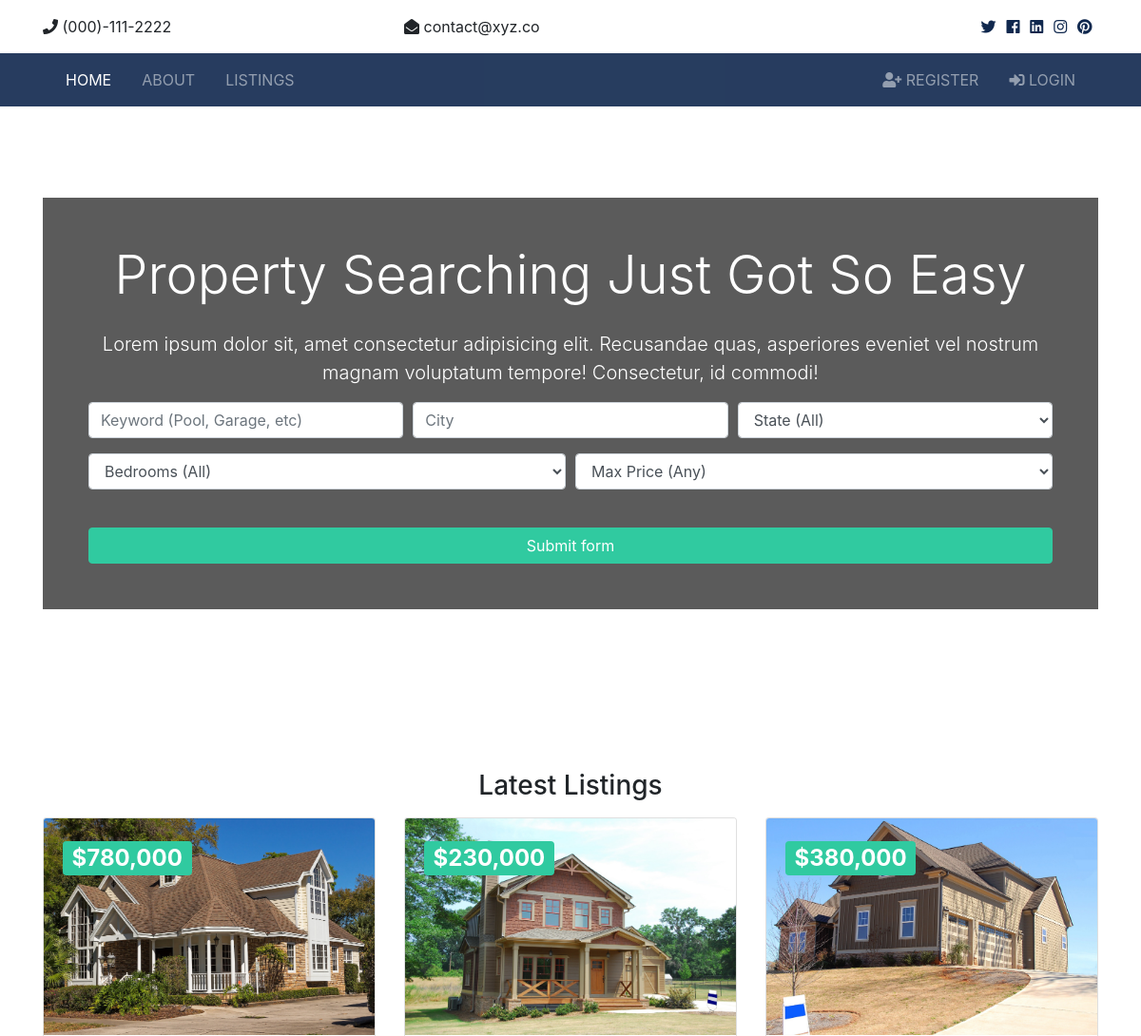
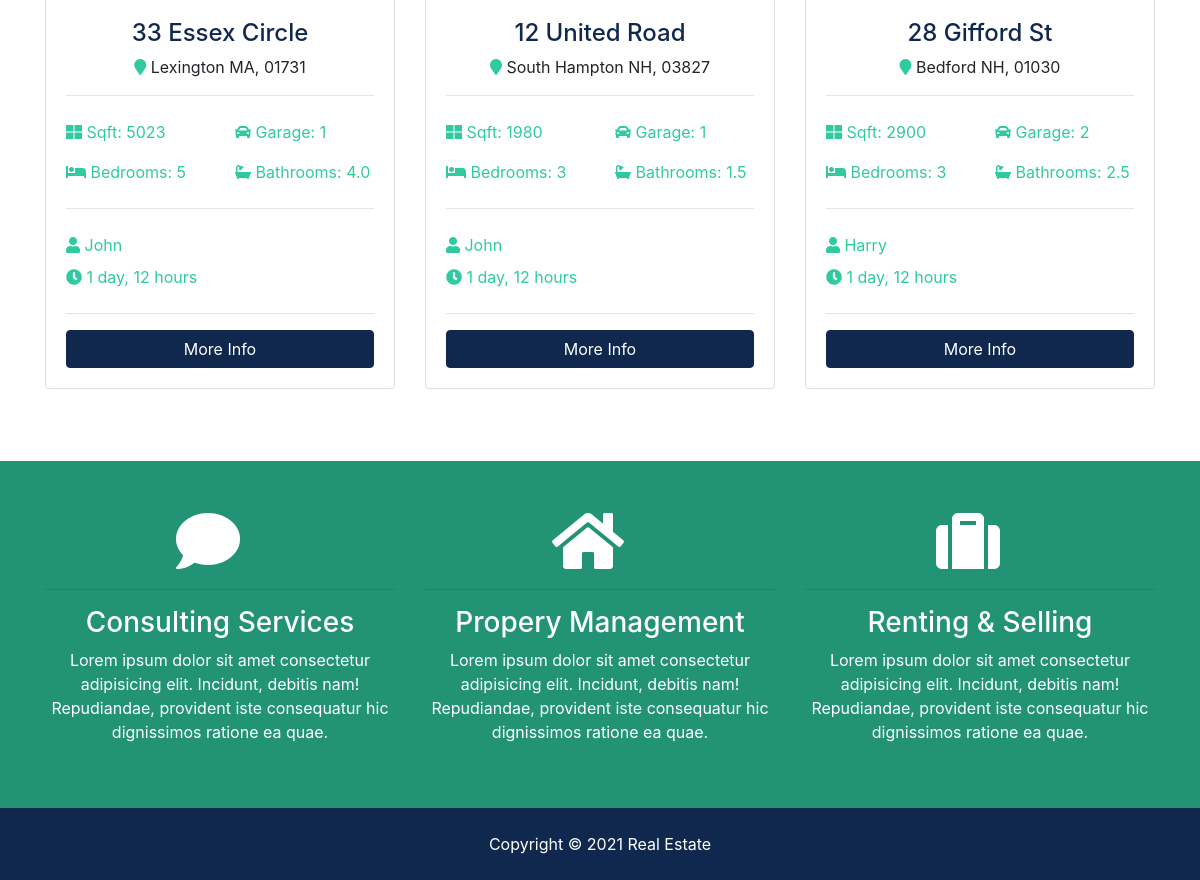
The page / on the database its author committed (2 pictures, top to bottom).
### listings/models.py (models this page shows, shortened)
class Listing(models.Model):
    realtor = models.ForeignKey(Realtor, on_delete=models.DO_NOTHING)
    title = models.CharField(max_length=200)
    address = models.CharField(max_length=200)
    city = models.CharField(max_length=100)
    state = models.CharField(max_length=100)
    zipcode = models.CharField(max_length=20)
    description = models.TextField(blank=True)
    price = models.IntegerField()
    bedrooms = models.IntegerField()
    bathrooms = models.DecimalField(max_digits=2, decimal_places=1)
    garage = models.IntegerField(default=0)
    sqft = models.IntegerField()
    lot_size = models.DecimalField(max_digits=5, decimal_places=1)
    photo_main = models.ImageField(upload_to='photos/%Y/%m/%d/')
    photo_1 = models.ImageField(upload_to='photos/%Y/%m/%d/', blank=True)
    photo_2 = models.ImageField(upload_to='photos/%Y/%m/%d/', blank=True)
    photo_3 = models.ImageField(upload_to='photos/%Y/%m/%d/', blank=True)
    photo_4 = models.ImageField(upload_to='photos/%Y/%m/%d/', blank=True)
    photo_5 = models.ImageField(upload_to='photos/%Y/%m/%d/', blank=True)
    photo_6 = models.ImageField(upload_to='photos/%Y/%m/%d/', blank=True)
    is_published = models.BooleanField(default=True)
    list_date = models.DateTimeField(default=datetime.now, blank=True)

### realtors/models.py (models this page shows)
class Realtor(models.Model):
    name = models.CharField(max_length=200)
    photo = models.ImageField(upload_to='photos/%Y/%m/%d/')
    description = models.TextField(blank=True)
    phone = models.CharField(max_length=20)
    email = models.CharField(max_length=50)
    is_mvp = models.BooleanField(default=False)
    hire_date = models.DateTimeField(default=datetime.now, blank=True)
    def __str__(self):
        return self.name

### pages/views.py (the view)
# urls.py: path('', views.index, name='listings'),
def index(request):
	listings = Listing.objects.order_by('-list_date').filter(is_published=True)[:3]
	context = {
		'listings': listings,
		'price_choices': price_choices,
		'bedroom_choices': bedroom_choices,
		'state_choices': state_choices
	}
	return  render(request, 'pages/index.html', context)

### templates/pages/index.html (shortened to what this page needs)
 {% extends 'base.html' %}
{% load humanize %}
{% block content %}
  <section id="showcase">
    <div class="container text-center">
      <div class="home-search p-5">
        <div class="overlay p-5">
          <h1 class="display-4 mb-4">
            Property Searching Just Got So Easy
          </h1>
          <p class="lead">Lorem ipsum dolor sit, amet consectetur adipisicing elit. Recusandae quas, asperiores eveniet vel nostrum magnam
            voluptatum tempore! Consectetur, id commodi!</p>
          <div class="search">
            <form action="{% url 'search' %}">
              <div class="form-row">
                <div class="col-md-4 mb-3">
                  <input type="text" name="keywords" class="form-control" placeholder="Keyword (Pool, Garage, etc)">
                </div>
                <div class="col-md-4 mb-3">
                  <input type="text" name="city" class="form-control" placeholder="City">
                </div>
                <div class="col-md-4 mb-3">
                  <select name="state" class="form-control">
                    <option selected="true" disabled="disabled">State (All)</option>
                  </select>
                </div>
              </div>
              <div class="form-row">
                <div class="col-md-6 mb-3">
                  <select name="bedrooms" class="form-control">
                    <option selected="true" disabled="disabled">Bedrooms (All)</option>
                  </select>
                </div>
                <div class="col-md-6 mb-3">
                  <select name="price" class="form-control" id="type">
                    <option selected="true" disabled="disabled">Max Price (Any)</option>
                  </select>
                </div>
              </div>
              <button class="btn btn-secondary btn-block mt-4" type="submit">Submit form</button>
            </form>
          </div>
        </div>
      </div>
    </div>
  </section>
  <section id="listings" class="py-5">
    <div class="container">
      <h3 class="text-center mb-3">Latest Listings</h3>
      <div class="row">
           {% if listings %}
          {% for listing in listings %}
            <div class="col-md-6 col-lg-4 mb-4">
              <div class="card listing-preview">
                <img class="card-img-top" src="{{ listing.photo_main.url }}" alt="">
                <div class="card-img-overlay">
                  <h2>
                    <span class="badge badge-secondary text-white">${{ listing.price | intcomma }}</span>
                  </h2>
                </div>
                <div class="card-body">
                  <div class="listing-heading text-center">
                    <h4 class="text-primary">{{ listing.title }}</h4>
                    <p>
                      <i class="fas fa-map-marker text-secondary"></i> {{ listing.city }} {{ listing.state }}, {{ listing.zipcode }}</p>
                  </div>
                  <hr>
                  <div class="row py-2 text-secondary">
                    <div class="col-6">
                      <i class="fas fa-th-large"></i> Sqft: {{ listing.sqft }}</div>
                    <div class="col-6">
                      <i class="fas fa-car"></i> Garage: {{ listing.garage }}</div>
                  </div>
                  <div class="row py-2 text-secondary">
                    <div class="col-6">
                      <i class="fas fa-bed"></i> Bedrooms: {{ listing.bedrooms }}</div>
                    <div class="col-6">
                      <i class="fas fa-bath"></i> Bathrooms: {{ listing.bathrooms }}</div>
                  </div>
                  <hr>
                  <div class="row py-2 text-secondary">
                    <div class="col-6">
                      <i class="fas fa-user"></i> {{ listing.realtor }}</div>
                  </div>
                  <div class="row text-secondary pb-2">
                    <div class="col-6">
                      <i class="fas fa-clock"></i> {{ listing.list_date | timesince }}</div>
                  </div>
                  <hr>
                  <a href="{% url 'listing' listing.id %}" class="btn btn-primary btn-block">More Info</a>
                </div>
              </div>
            </div>
          {% endfor %}
        {% else %}
          <div class="col-md-12">
            <p>No Listings Available</p>
          </div>
        {% endif %}
      </div>
    </div>
  </section>
  <section id="services" class="py-5 bg-secondary text-white">
    <div class="container">
      <div class="row text-center">
        <div class="col-md-4">
          <i class="fas fa-comment fa-4x mr-4"></i>
          <hr>
          <h3>Consulting Services</h3>
          <p>Lorem ipsum dolor sit amet consectetur adipisicing elit. Incidunt, debitis nam! Repudiandae, provident iste consequatur
            hic dignissimos ratione ea quae.</p>
        </div>
        <div class="col-md-4">
          <i class="fas fa-home fa-4x mr-4"></i>
          <hr>
          <h3>Propery Management</h3>
          <p>Lorem ipsum dolor sit amet consectetur adipisicing elit. Incidunt, debitis nam! Repudiandae, provident iste consequatur
            hic dignissimos ratione ea quae.</p>
        </div>
        <div class="col-md-4">
          <i class="fas fa-suitcase fa-4x mr-4"></i>
          <hr>
          <h3>Renting & Selling</h3>
          <p>Lorem ipsum dolor sit amet consectetur adipisicing elit. Incidunt, debitis nam! Repudiandae, provident iste consequatur
            hic dignissimos ratione ea quae.</p>
        </div>
      </div>
    </div>
  </section>
{% endblock %}

### rs/static/css/all.css (style rules this page uses)
.fa, .fas, .far, .fal, .fab { -moz-osx-font-smoothing: grayscale; -webkit-font-smoothing: antialiased; display: inline-block; font-style: normal; font-variant: normal; text-rendering: auto; line-height: 1; }
.fa-4x { font-size: 4em; }
.fa-bath:before { content: "\f2cd"; }
.fa-bed:before { content: "\f236"; }
.fa-car:before { content: "\f1b9"; }
.fa-clock:before { content: "\f017"; }
.fa-comment:before { content: "\f075"; }
.fa-home:before { content: "\f015"; }
.fa-map-marker:before { content: "\f041"; }
.fa-suitcase:before { content: "\f0f2"; }
.fa-th-large:before { content: "\f009"; }
.fa-user:before { content: "\f007"; }
.fa, .fas { font-family: 'Font Awesome 5 Free'; font-weight: 900; }

### rs/static/css/style.css (style rules this page uses)
.btn-secondary { color: #fff !important; }
img { width: 100%; }
#showcase { background: url(../img/showcase.jpg) no-repeat top center fixed/cover; position: relative; min-height: 650px; color: #fff; padding-top: 6rem; }
#showcase .home-search { min-height: 400px; position: relative; border-radius: 5px; }
#showcase .overlay { content: ''; position: absolute; top: 0; left: 0; min-height: 400px; width: 100%; background: rgba(51, 51, 51, 0.8); }
#services { background: url(../img/building.jpg) no-repeat top center fixed/cover; min-height: 300px; position: relative; overflow: hidden; }
#services::before { content: ''; position: absolute; top: 0; left: 0; min-height: 100%; width: 100%; background: rgba(32, 134, 107, 0.8); }
.listing-preview a { position: relative; }

### rows shown on the page
Listing: photo_main (picture), price "780,000", title "33 Essex Circle", city "Lexington", state "MA", zipcode "01731", sqft "5023", garage "1", bedrooms "5", bathrooms "4.0", realtor "John", list_date "1 day, 12 hours"
Listing: photo_main (picture), price "230,000", title "12 United Road", city "South Hampton", state "NH", zipcode "03827", sqft "1980", garage "1", bedrooms "3", bathrooms "1.5", realtor "John", list_date "1 day, 12 hours"
Listing: photo_main (picture), price "380,000", title "28 Gifford St", city "Bedford", state "NH", zipcode "01030", sqft "2900", garage "2", bedrooms "3", bathrooms "2.5", realtor "Harry", list_date "1 day, 12 hours"
